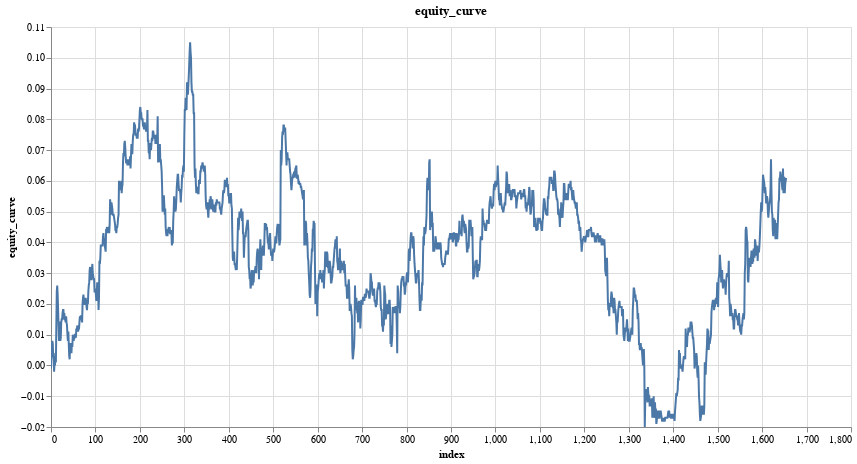

This figure's notebook cell:
### Code cell
research.plot_column(trade_results, 'equity_curve')

### Figure 1 — Vega specification as saved in the notebook (floating-point values rounded to 4 significant figures; data arrays with more than 128 entries replaced by an {"elided": "..."} marker saying what was removed)
{"$schema": "https://vega.github.io/schema/vega/v5.json", "data": [{"name": "param_6_store"}, {"name": "source_0", "values": {"elided": "1655 records"}}, {"name": "source_0_x_domain_index", "values": [{"min": 0, "max": 1654}]}, {"name": "source_0_y_domain_equity_curve", "values": [{"min": -0.02, "max": 0.105}]}], "signals": [{"name": "unit", "value": {}, "on": [{"events": "pointermove", "update": "isTuple(group()) ? group() : unit"}]}, {"name": "param_6", "update": "vlSelectionResolve(\"param_6_store\", \"union\")"}, {"name": "param_6_index", "on": [{"events": [{"source": "view", "type": "dblclick"}], "update": "null"}, {"events": {"signal": "param_6_translate_delta"}, "update": "panLinear(param_6_translate_anchor.extent_x, -param_6_translate_delta.x / width)"}, {"events": {"signal": "param_6_zoom_delta"}, "update": "zoomLinear(domain(\"x\"), param_6_zoom_anchor.x, param_6_zoom_delta)"}]}, {"name": "param_6_equity_curve", "on": [{"events": [{"source": "view", "type": "dblclick"}], "update": "null"}, {"events": {"signal": "param_6_translate_delta"}, "update": "panLinear(param_6_translate_anchor.extent_y, param_6_translate_delta.y / height)"}, {"events": {"signal": "param_6_zoom_delta"}, "update": "zoomLinear(domain(\"y\"), param_6_zoom_anchor.y, param_6_zoom_delta)"}]}, {"name": "param_6_tuple", "on": [{"events": [{"signal": "param_6_index || param_6_equity_curve"}], "update": "param_6_index && param_6_equity_curve ? {unit: \"\", fields: param_6_tuple_fields, values: [param_6_index,param_6_equity_curve]} : null"}]}, {"name": "param_6_tuple_fields", "value": [{"field": "index", "channel": "x", "type": "R"}, {"field": "equity_curve", "channel": "y", "type": "R"}]}, {"name": "param_6_translate_anchor", "value": {}, "on": [{"events": [{"source": "scope", "type": "pointerdown"}], "update": "{x: x(unit), y: y(unit), extent_x: domain(\"x\"), extent_y: domain(\"y\")}"}]}, {"name": "param_6_translate_delta", "value": {}, "on": [{"events": [{"source": "window", "between": [{"source": "scope", "type": "pointerdown"}, {"source": "window", "type": "pointerup"}], "consume": true, "type": "pointermove"}], "update": "{x: param_6_translate_anchor.x - x(unit), y: param_6_translate_anchor.y - y(unit)}"}]}, {"name": "param_6_zoom_anchor", "on": [{"events": [{"source": "scope", "type": "wheel", "consume": true}], "update": "{x: invert(\"x\", x(unit)), y: invert(\"y\", y(unit))}"}]}, {"name": "param_6_zoom_delta", "on": [{"events": [{"source": "scope", "type": "wheel", "consume": true}], "update": "pow(1.001, event.deltaY * pow(16, event.deltaMode))", "force": true}]}, {"name": "param_6_modify", "on": [{"events": {"signal": "param_6_tuple"}, "update": "modify(\"param_6_store\", param_6_tuple, true)"}]}], "marks": [{"type": "line", "name": "marks", "from": {"data": "source_0"}, "sort": {"field": "x"}, "encode": {"update": {"defined": {"signal": "isValid(datum[\"index\"]) && isFinite(+datum[\"index\"]) && isValid(datum[\"equity_curve\"]) && isFinite(+datum[\"equity_curve\"])"}, "tooltip": {"signal": "{\"index\": format(datum[\"index\"], \"\"), \"equity_curve\": format(datum[\"equity_curve\"], \"\")}"}, "stroke": {"value": "#4c78a8"}, "x": {"field": "index", "scale": "x"}, "y": {"field": "equity_curve", "scale": "y"}}}, "clip": true, "style": ["line"], "interactive": true}], "scales": [{"name": "x", "type": "linear", "domain": [{"signal": "(data(\"source_0_x_domain_index\")[0] || {}).min"}, {"signal": "(data(\"source_0_x_domain_index\")[0] || {}).max"}], "range": [0, {"signal": "width"}], "domainRaw": {"signal": "param_6[\"index\"]"}, "nice": true, "zero": false}, {"name": "y", "type": "linear", "domain": [{"signal": "(data(\"source_0_y_domain_equity_curve\")[0] || {}).min"}, {"signal": "(data(\"source_0_y_domain_equity_curve\")[0] || {}).max"}], "range": [{"signal": "height"}, 0], "zero": true, "domainRaw": {"signal": "param_6[\"equity_curve\"]"}, "nice": true}], "axes": [{"scale": "x", "maxExtent": 0, "aria": false, "zindex": 0, "grid": true, "orient": "bottom", "gridScale": "y", "minExtent": 0, "domain": false, "labels": false, "tickCount": {"signal": "ceil(width/40)"}, "ticks": false}, {"scale": "y", "aria": false, "tickCount": {"signal": "ceil(height/40)"}, "ticks": false, "orient": "left", "minExtent": 0, "grid": true, "zindex": 0, "domain": false, "maxExtent": 0, "gridScale": "x", "labels": false}, {"scale": "x", "labelFlush": true, "labelOverlap": true, "title": "index", "tickCount": {"signal": "ceil(width/40)"}, "zindex": 0, "grid": false, "orient": "bottom"}, {"scale": "y", "tickCount": {"signal": "ceil(height/40)"}, "zindex": 0, "labelOverlap": true, "title": "equity_curve", "grid": false, "orient": "left"}], "title": {"text": "equity_curve", "frame": "group"}, "background": "white", "height": 400, "padding": 5, "width": 800, "style": "cell"}
